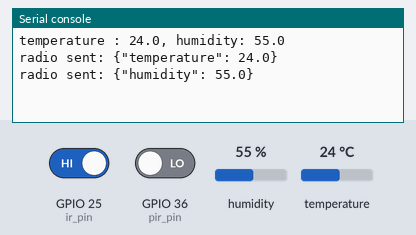
Bench run of a program on a simulated ESP32 board running MicroPython. On the bench: the last lines printed to the serial console. Inputs (shaded band) come from the test bench; at power-on: GPIO 25 (ir_pin) HIGH, GPIO 36 (pir_pin) LOW, humidity 55 %, temperature 24 °C. No radio messages arrive unless stated (any console line starting 'radio sent:' is added by the test bench).

Above: at 1.2 s.
1.3 s: GPIO 25 (ir_pin) driven LOW
At 1.9 s:
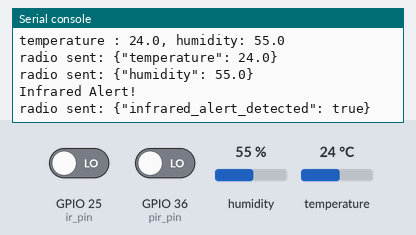
3.0 s: GPIO 36 (pir_pin) driven HIGH
4.5 s: humidity set to 22 %
At 5.5 s:
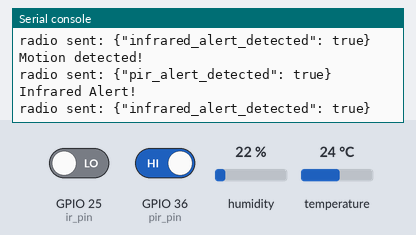
6.0 s: temperature set to 12 °C
At 6.5 s:
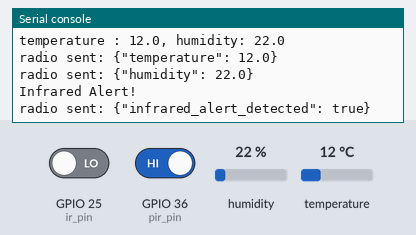
7.5 s: humidity set to 40 %
At 9.5 s:
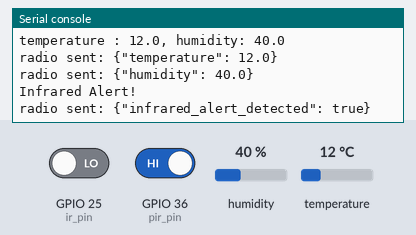
Timing chart, 0 to 10.0 s (numbered marks = the images above; inputs shaded):
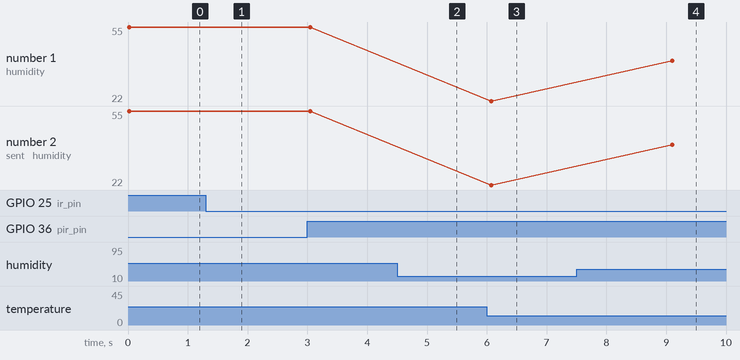

Measured:
- after the input at 1.3 s, the serial console: prints a new line after 0.23 s (image 1)
- after the input at 6.0 s, the serial console: prints a new line after 0.07 s (image 3)
- after the input at 7.5 s, the serial console: prints a new line after 1.6 s (image 4)
- plotted number 1: 22 → 40 after the input at 7.5 s
- plotted number 2: 22 → 40 after the input at 7.5 s

The program:

async_sensor_reader.py
```python
import network
import aioespnow
import asyncio
from machine import Pin, ADC
import time
import dht
import ujson

# A WLAN interface must be active to send()/recv()
network.WLAN(network.STA_IF).active(True)

esp = aioespnow.AIOESPNow()  # Returns AIOESPNow enhanced with async support
esp.active(True)
peer = b'x!\x84\xc68\xb0'
esp.add_peer(peer)

# Define the GPIO pin to which the PIR sensor is connected (change this as needed)
pir_pin = Pin(36, Pin.IN)

# Define GPIO pin for the DHT sensor
dht_pin = Pin(32)
dht_sensor = dht.DHT22(dht_pin)

ir_pin = Pin(25, Pin.IN)

async def send_pir_motion_readings(espnow):
    while True:
        motion_detected = pir_pin.value()

        if motion_detected:
            print("Motion detected!")
            message = {"pir_alert_detected": True}
            await espnow.asend(peer, ujson.dumps(message))
        else:
#             print("No motion detected.")
            pass
        await asyncio.sleep_ms(1000)

# Async function for sending DHT temperature data
async def send_dht_temperature_data(espnow):
    while True:
        dht_sensor.measure()
        temperature = dht_sensor.temperature()
        humidity = dht_sensor.humidity()
        print(f"temperature : {temperature}, humidity: {humidity}")
        message = {"temperature":temperature}
        await espnow.asend(peer, ujson.dumps(message))
        message = {"humidity":humidity}
        await espnow.asend(peer, ujson.dumps(message))
        await asyncio.sleep(3)

async def send_ir_data(espnow):
    while True:
        # Read data from the IR sensor
        ir_data = ir_pin.value()
#         print(f"Infrared Value : {ir_data}")

        if ir_data == 0:
            print(f"Infrared Alert!")
            message = {"infrared_alert_detected": True}
            await espnow.asend(peer, ujson.dumps(message))

        await asyncio.sleep_ms(500)

async def main(espnow):
    await asyncio.gather(send_pir_motion_readings(espnow), send_dht_temperature_data(espnow), send_ir_data(espnow))


asyncio.run(main(esp))
```
